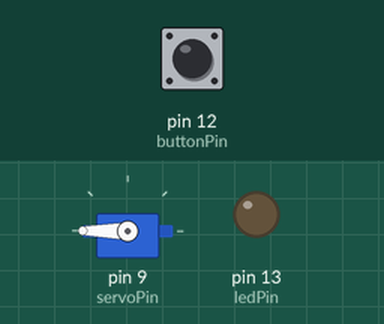
This sketch was run on a simulated Arduino Uno, built with avr-gcc and run on an emulated ATmega328P. On the bench: servo, output pins drawn as LEDs (lit = HIGH). The test bench sets the inputs (shaded band); at power-on: pin 12 (buttonPin) LOW.

Above: at 2.2 s.
2.3 s: pin 12 (buttonPin) pulled HIGH for 0.15 s
At 2.7 s:
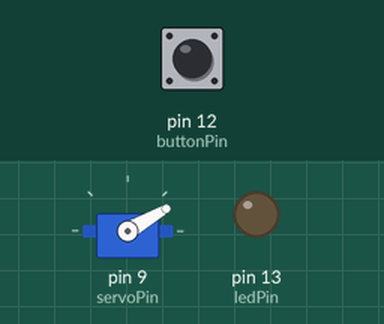
Timing chart, 0 to 5.3 s (numbered marks = the images above; inputs shaded):
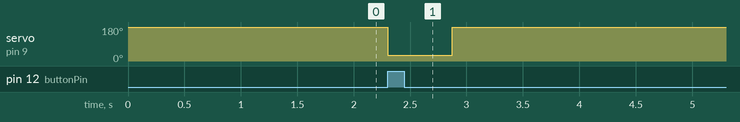

The sketch:

catfeeder.ino
```cpp
#include <Servo.h>

Servo myservo;

const int servoPin = 9;  // Pino do Servo (PB1)
const int buttonPin = 12;  // Pino do Botão (PB4)
const int ledPin = 13;  // Pino do LED (PB5)

void setup() {
  // Configuração inicial do servo
  myservo.attach(servoPin);

  // Configuração dos pinos usando Assembly
  asm volatile (
    "cbi %[portb], %[buttonPin] \n" // Configura botão como entrada
    "sbi %[ddrb], %[ledPin] \n"     // Configura LED como saída
    "cbi %[portb], %[ledPin] \n"    // Desliga o LED
    :                               // Sem saídas
    : [ddrb] "I" (_SFR_IO_ADDR(DDRB)),
      [portb] "I" (_SFR_IO_ADDR(PORTB)),
      [buttonPin] "I" (4),          // Pino 12 como entrada
      [ledPin] "I" (5)              // Pino 13 como saída
  );

  // Move o servo para 180 graus
  myservo.write(180);
  delay(1000);
  myservo.detach();
}

void loop() {
  int buttonVal;

  // Leitura do valor do botão em Assembly
  asm volatile (
    "sbic %[pinb], %[buttonPin] \n"  // Testa se o botão está pressionado
    "ldi %[result], 0 \n"           // Define buttonVal como 0 se pressionado
    "sbis %[pinb], %[buttonPin] \n"  // Testa se o botão não está pressionado
    "ldi %[result], 1 \n"           // Define buttonVal como 1 se não pressionado
    : [result] "=r" (buttonVal)      // Saída
    : [pinb] "I" (_SFR_IO_ADDR(PINB)),
      [buttonPin] "I" (4)            // Pino 12
  );

  // Controle do servo com base no valor do botão
  if (buttonVal == 0) {
    myservo.attach(servoPin);
    myservo.write(30);   // Move o servo para 30 graus
    delay(575);          // Delay de 575ms
    myservo.write(180);  // Move o servo para 180 graus
    delay(1500);         // Delay de 1.5s
    myservo.detach();    // Desanexa o servo
    delay(5000);         // Delay de 5s
  }

  // Delay de 13ms em Assembly
  asm volatile (
    "ldi r18, 209 \n"    // Aproximadamente 13ms de delay
    "1: dec r18 \n"
    "brne 1b \n"
  );
}
```

Measured:
- after the input at 2.3 s, servo on pin 9 (servoPin): 180° → 30° at once, → 180° 0.58 s later
